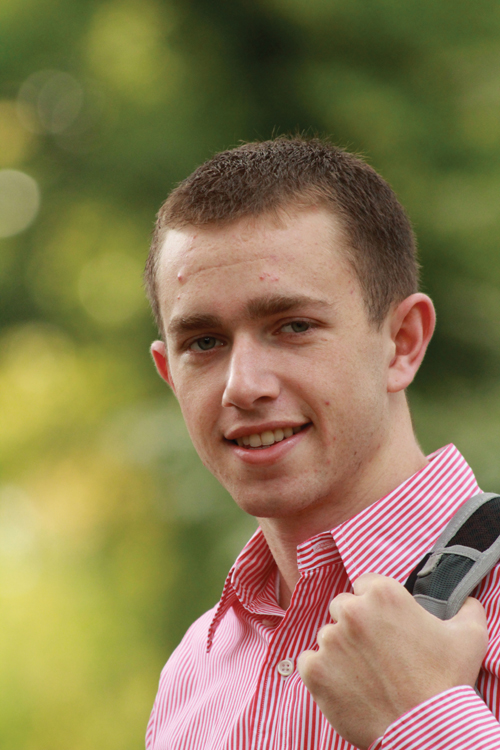
#> input picture Image Processing/Assets/person.jpg, 500 x 750 px
$ python Image_TemplateMatching1.py
#> lines starting #> are read from the running program, lines starting #| are printed output that depends on the picture
import cv2
import numpy as np
import matplotlib.pyplot as plt

image = cv2.imread("Assets/person.jpg")
#> image is the input picture: shape (750, 500, 3); mean B, G, R 82.8, 122.9, 139.1

mask = np.zeros(image.shape[:2], np.uint8)

fgdModel = np.zeros((1,65), np.float64)
bgdModel = np.zeros((1,65), np.float64)


rect = (117, 115, 500, 750)
cv2.grabCut(image, mask, rect, bgdModel, fgdModel, 5, cv2.GC_INIT_WITH_RECT)

mask2 = np.where((mask==2) | (mask==0), 0, 1).astype("uint8")
image = image * mask2[:,:,np.newaxis]
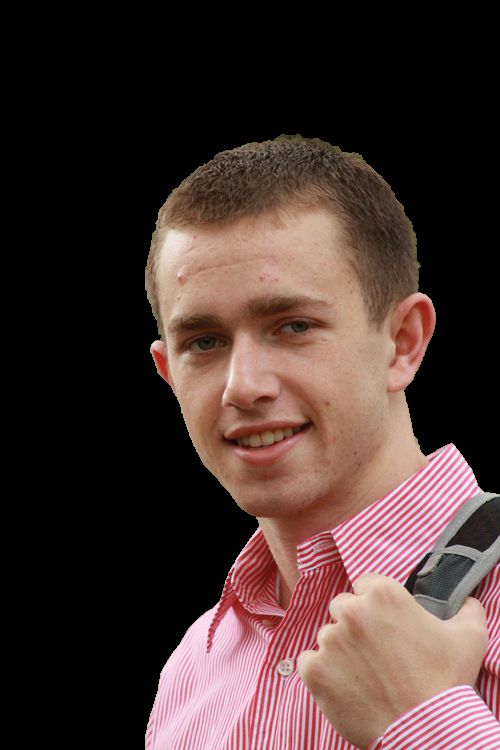
#> image: shape (750, 500, 3); mean B, G, R 50.3, 54.2, 73.4


plt.imshow( image ), plt.show()
